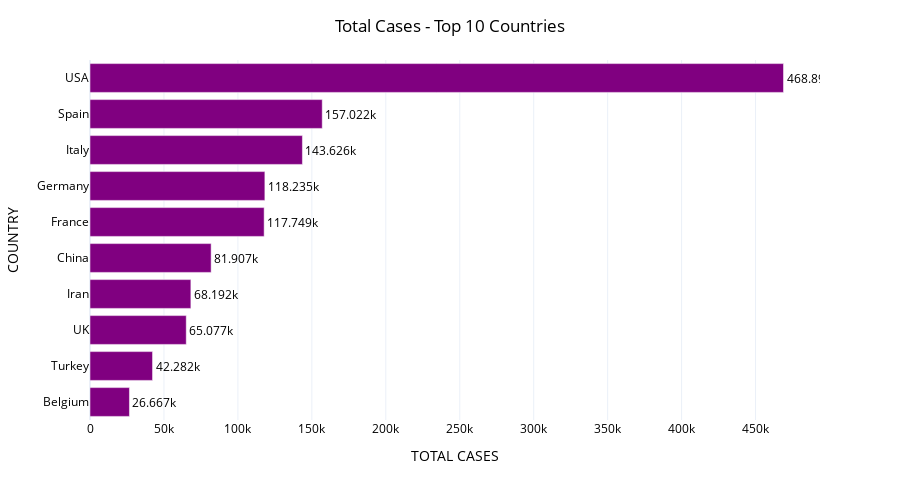

The notebook cell saved with this chart:
### Code cell
fig = px.bar(df6, y='COUNTRY', x='TOTAL CASES', text=df6['TOTAL CASES'],
            hover_data=['DEATHS', 'TOTAL RECOVERED', 'ACTIVE CASES', 'NEW CASES', 'SERIOUS/CRITICAL'], template='plotly_white', 
            orientation='h', height=500)
fig.update_traces(texttemplate='%{text:s}', textposition='outside', marker_color= 'purple')
fig.update_layout(title = {
    'text': 'Total Cases - Top 10 Countries',
    'y':0.96,
    'x':0.5,
    'xanchor': 'center',
    'yanchor': 'top'
},
    font=dict(
        color="black"
    )
)

fig.update_layout({
        'plot_bgcolor' : 'white'
    })

fig.show()

### Figure 1 — Plotly figure (JSON) as saved in the notebook; plotly's stock layout.template omitted (floating-point values rounded to 4 significant figures)
{"data": [{"alignmentgroup": "True", "customdata": [[3019, 5568, 18080, 1684, 1278], [908, 2142, 39232, 0, 1552], [7978, 135, 56964, 0, 1559], [4232, 35465, 28495, 1972, 3969], [3336, 77455, 1116, 42, 144], [12210, 23206, 82333, 0, 7066], [2607, 52407, 63221, 0, 4895], [18279, 28470, 96877, 0, 3605], [15843, 55668, 85511, 3800, 7371], [16697, 25928, 426270, 329, 10011]], "hoverlabel": {"namelength": 0}, "hovertemplate": "TOTAL CASES=%{text}<br>COUNTRY=%{y}<br>DEATHS=%{customdata[0]}<br>TOTAL RECOVERED=%{customdata[1]}<br>ACTIVE CASES=%{customdata[2]}<br>NEW CASES=%{customdata[3]}<br>SERIOUS/CRITICAL=%{customdata[4]}", "legendgroup": "", "marker": {"color": "purple"}, "name": "", "offsetgroup": "", "orientation": "h", "showlegend": false, "text": [26667, 42282, 65077, 68192, 81907, 117749, 118235, 143626, 157022, 468895], "textposition": "outside", "texttemplate": "%{text:s}", "type": "bar", "x": [26667, 42282, 65077, 68192, 81907, 117749, 118235, 143626, 157022, 468895], "xaxis": "x", "y": ["Belgium", "Turkey", "UK", "Iran", "China", "France", "Germany", "Italy", "Spain", "USA"], "yaxis": "y"}], "layout": {"barmode": "relative", "font": {"color": "black"}, "height": 500, "legend": {"tracegroupgap": 0}, "margin": {"t": 60}, "plot_bgcolor": "white", "title": {"text": "Total Cases - Top 10 Countries", "x": 0.5, "xanchor": "center", "y": 0.96, "yanchor": "top"}, "xaxis": {"anchor": "y", "domain": [0, 1], "title": {"text": "TOTAL CASES"}}, "yaxis": {"anchor": "x", "domain": [0, 1], "title": {"text": "COUNTRY"}}}}
